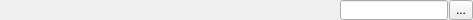
<ui version="4.0" >
 <class>prefShortcutWidget</class>
 <widget class="QWidget" name="prefShortcutWidget" >
  <property name="geometry" >
   <rect>
    <x>0</x>
    <y>0</y>
    <width>473</width>
    <height>20</height>
   </rect>
  </property>
  <property name="sizePolicy" >
   <sizepolicy>
    <hsizetype>7</hsizetype>
    <vsizetype>0</vsizetype>
    <horstretch>0</horstretch>
    <verstretch>0</verstretch>
   </sizepolicy>
  </property>
  <property name="maximumSize" >
   <size>
    <width>16777215</width>
    <height>20</height>
   </size>
  </property>
  <layout class="QHBoxLayout" >
   <property name="margin" >
    <number>0</number>
   </property>
   <property name="spacing" >
    <number>1</number>
   </property>
   <item>
    <widget class="QLabel" name="label" >
     <property name="sizePolicy" >
      <sizepolicy>
       <hsizetype>7</hsizetype>
       <vsizetype>7</vsizetype>
       <horstretch>0</horstretch>
       <verstretch>0</verstretch>
      </sizepolicy>
     </property>
     <property name="maximumSize" >
      <size>
       <width>16777215</width>
       <height>20</height>
      </size>
     </property>
     <property name="text" >
      <string/>
     </property>
    </widget>
   </item>
   <item>
    <spacer>
     <property name="orientation" >
      <enum>Qt::Horizontal</enum>
     </property>
     <property name="sizeHint" >
      <size>
       <width>40</width>
       <height>20</height>
      </size>
     </property>
    </spacer>
   </item>
   <item>
    <widget class="QLineEdit" name="leShortcut" >
     <property name="sizePolicy" >
      <sizepolicy>
       <hsizetype>4</hsizetype>
       <vsizetype>0</vsizetype>
       <horstretch>0</horstretch>
       <verstretch>0</verstretch>
      </sizepolicy>
     </property>
     <property name="maximumSize" >
      <size>
       <width>16777215</width>
       <height>20</height>
      </size>
     </property>
    </widget>
   </item>
   <item>
    <widget class="QToolButton" name="btnGrepShortcut" >
     <property name="maximumSize" >
      <size>
       <width>16777215</width>
       <height>20</height>
      </size>
     </property>
     <property name="text" >
      <string>...</string>
     </property>
    </widget>
   </item>
  </layout>
 </widget>
 <resources/>
 <connections>
  <connection>
   <sender>btnGrepShortcut</sender>
   <signal>clicked()</signal>
   <receiver>prefShortcutWidget</receiver>
   <slot>grepShortcut()</slot>
   <hints>
    <hint type="sourcelabel" >
     <x>448</x>
     <y>20</y>
    </hint>
    <hint type="destinationlabel" >
     <x>236</x>
     <y>20</y>
    </hint>
   </hints>
  </connection>
 </connections>
</ui>
